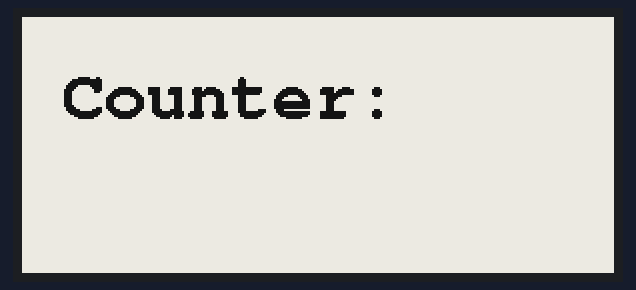
A sketch run on a simulated ESP32. On the bench: 296×128 one-colour display.

Above: at 2.3 s.
At 6.3 s:
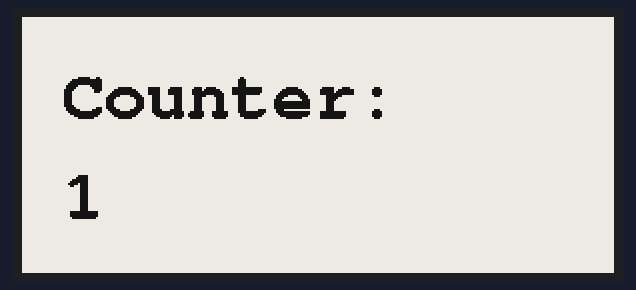
At 9.8 s:
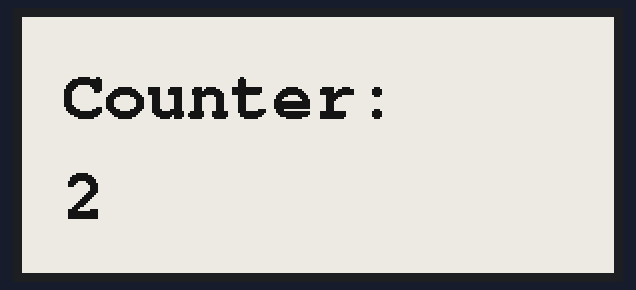
At 20.3 s:
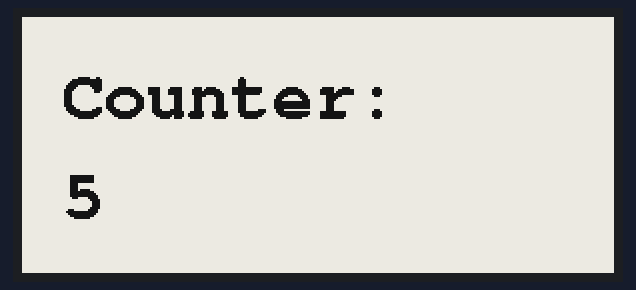
At 27.3 s:
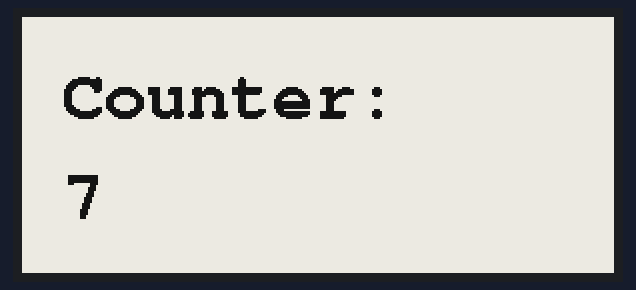
At 37.8 s:
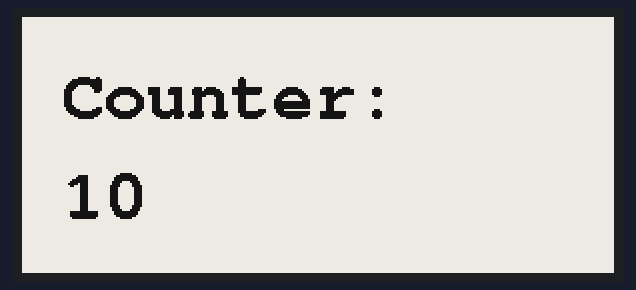

Measured:
- what the display in image 1 shows lasts 3.5 s, from 6.3 s to 9.8 s

The sketch:

example.ino
```cpp
// Runs a numeric counter on an ESP32 using GxEPD2 with fast partial updates for the number area and occasional full refreshes to keep the display clean.
//
// Buy this module: https://shillehtek.com/products/e-ink-display-2-9-inch-296x128-spi
// Full manual: https://shillehtek.com/blogs/shillehtek-product-manuals/e-ink-display-2-9-inch-296x128-spi-manual
// More examples: https://github.com/shillehbean/shillehtek-examples
//

// 2.9" e-Paper - ESP32 partial-refresh counter (GxEPD2)
// CS->5, DC->17, RST->16, BUSY->4, DIN->23, CLK->18

#include <GxEPD2_BW.h>
#include <Fonts/FreeMonoBold18pt7b.h>

GxEPD2_BW<GxEPD2_290_T94_V2, GxEPD2_290_T94_V2::HEIGHT>
  display(GxEPD2_290_T94_V2(5, 17, 16, 4));

int counter = 0;

void setup() {
  display.init(115200);
  display.setRotation(1);
  display.setFont(&FreeMonoBold18pt7b);
  display.setTextColor(GxEPD_BLACK);

  display.setFullWindow();          // one full refresh at boot
  display.firstPage();
  do {
    display.fillScreen(GxEPD_WHITE);
    display.setCursor(20, 50);
    display.print("Counter:");
  } while (display.nextPage());
}

void loop() {
  // fast partial update of just the number area
  display.setPartialWindow(20, 70, 200, 40);
  display.firstPage();
  do {
    display.fillScreen(GxEPD_WHITE);
    display.setCursor(20, 100);
    display.print(counter);
  } while (display.nextPage());

  counter++;
  delay(3000);
  if (counter % 20 == 0) display.refresh();   // periodic full clean
}
```
